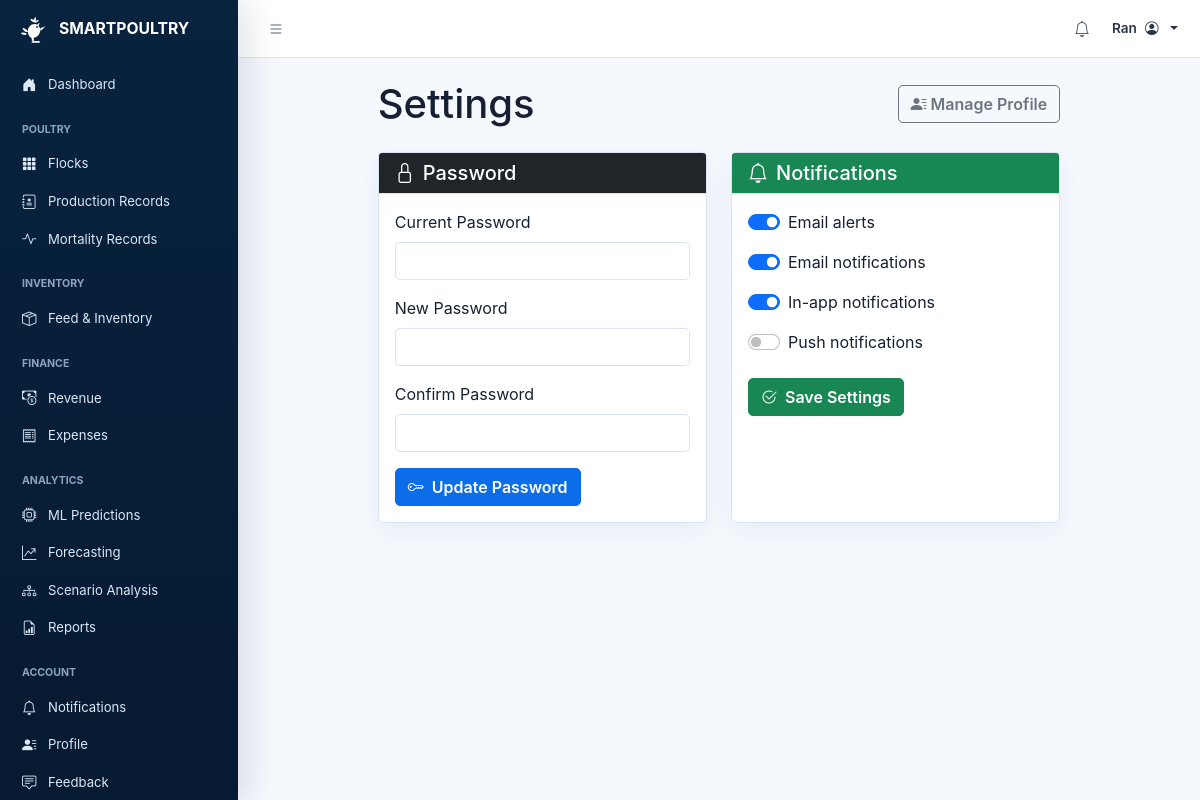
The app's page /settings/ (signed in) with its own data.
### smartpoultry/accounts/models.py (models this page shows, shortened)
class UserProfile(AbstractUser):
    ROLE_CHOICES = [
        ('admin', 'Farm Administrator'),
        ('manager', 'Farm Manager'),
        ('staff', 'Staff Member'),
        ('viewer', 'Viewer Only'),
    ]
    phone = models.CharField(max_length=20, blank=True)
    role = models.CharField(max_length=20, choices=ROLE_CHOICES, default='staff')
    farm = models.ForeignKey('core.Farm', on_delete=models.CASCADE, null=True, blank=True)
    is_active_user = models.BooleanField(default=True)
    created_at = models.DateTimeField(auto_now_add=True)
    updated_at = models.DateTimeField(auto_now=True)
    class Meta:
        verbose_name_plural = "User Profiles"

### smartpoultry/notifications/models.py (models this page shows, shortened)
class NotificationPreference(models.Model):
    user = models.OneToOneField(User, on_delete=models.CASCADE, related_name='notification_preference')
    email_alerts = models.BooleanField(default=True)
    email_notifications = models.BooleanField(default=True)
    in_app_notifications = models.BooleanField(default=True)
    push_notifications = models.BooleanField(default=False)
    alert_types = models.ManyToManyField('self', blank=True, symmetrical=False)
    quiet_hours_start = models.TimeField(null=True, blank=True)
    quiet_hours_end = models.TimeField(null=True, blank=True)
    updated_at = models.DateTimeField(auto_now=True)
    class Meta:
        verbose_name_plural = "Notification Preferences"

### smartpoultry/core/views.py (the view, shortened to what this page needs)
# urls.py: path('settings/', views.settings_view, name='settings'),
@login_required(login_url='login')
def settings_view(request):
    preference = None
    try:
        from notifications.models import NotificationPreference
        preference, _ = NotificationPreference.objects.get_or_create(user=request.user)
    except Exception:
        preference = None
    return render(request, 'settings.html', {'preference': preference})

### smartpoultry/templates/settings.html (shortened to what this page needs)
{% extends 'base.html' %}
{% block content %}
<div class="row justify-content-center">
    <div class="col-lg-9">
        <div class="d-flex justify-content-between align-items-center mb-4">
            <h1 class="mb-0">Settings</h1>
            <a href="{% url 'profile' %}" class="btn btn-outline-secondary">
                <i class="bi bi-person-lines-fill"></i> Manage Profile
            </a>
        </div>
        <div class="row">
            <div class="col-md-6 mb-4">
                <div class="card h-100">
                    <div class="card-header bg-dark text-white">
                        <h5 class="mb-0"><i class="bi bi-lock me-2"></i>Password</h5>
                    </div>
                    <div class="card-body">
                        <form method="post">
                            <div class="mb-3">
                                <label for="current_password" class="form-label">Current Password</label>
                                <input type="password" class="form-control" id="current_password" name="current_password" required>
                            </div>
                            <div class="mb-3">
                                <label for="new_password" class="form-label">New Password</label>
                                <input type="password" class="form-control" id="new_password" name="new_password" required>
                            </div>
                            <div class="mb-3">
                                <label for="confirm_password" class="form-label">Confirm Password</label>
                                <input type="password" class="form-control" id="confirm_password" name="confirm_password" required>
                            </div>
                            <button type="submit" class="btn btn-primary">
                                <i class="bi bi-key me-1"></i> Update Password
                            </button>
                        </form>
                    </div>
                </div>
            </div>
            <div class="col-md-6 mb-4">
                <div class="card h-100">
                    <div class="card-header bg-success text-white">
                        <h5 class="mb-0"><i class="bi bi-bell me-2"></i>Notifications</h5>
                    </div>
                    <div class="card-body">
                        <form method="post">
                            <div class="form-check form-switch mb-3">
                                <input class="form-check-input" type="checkbox" id="email_alerts" name="email_alerts" {% if preference.email_alerts %}checked{% endif %}>
                                <label class="form-check-label" for="email_alerts">Email alerts</label>
                            </div>
                            <div class="form-check form-switch mb-3">
                                <input class="form-check-input" type="checkbox" id="email_notifications" name="email_notifications" {% if preference.email_notifications %}checked{% endif %}>
                                <label class="form-check-label" for="email_notifications">Email notifications</label>
                            </div>
                            <div class="form-check form-switch mb-3">
                                <input class="form-check-input" type="checkbox" id="in_app_notifications" name="in_app_notifications" {% if preference.in_app_notifications %}checked{% endif %}>
                                <label class="form-check-label" for="in_app_notifications">In-app notifications</label>
                            </div>
                            <div class="form-check form-switch mb-4">
                                <input class="form-check-input" type="checkbox" id="push_notifications" name="push_notifications" {% if preference.push_notifications %}checked{% endif %}>
                                <label class="form-check-label" for="push_notifications">Push notifications</label>
                            </div>
                            <button type="submit" class="btn btn-success" {% if not preference %}disabled{% endif %}>
                                <i class="bi bi-check2-circle me-1"></i> Save Settings
                            </button>
                        </form>
                    </div>
                </div>
            </div>
        </div>
    </div>
</div>
{% endblock %}

### smartpoultry/templates/base.html (shortened to what this page needs)
<!DOCTYPE html>
<html lang="en">
<head>
    <link href="https://cdn.jsdelivr.net/npm/bootstrap@5.1.3/dist/css/bootstrap.min.css" rel="stylesheet">
    <link rel="stylesheet" href="https://cdn.jsdelivr.net/npm/bootstrap-icons@1.7.2/font/bootstrap-icons.css">
    {% load static %}
    <link rel="stylesheet" href="{% static 'css/style.css' %}">
</head>
<body>
    {% if user.is_authenticated and user.is_staff or user.is_authenticated and user.is_superuser %}
        <div class="admin-shell">
            <aside class="admin-sidebar">
                <a class="admin-brand" href="{% url 'admin_dashboard' %}">
                    <img src="{% static 'images/rooster-logo.svg' %}" alt="SMARTPOULTRY logo" class="brand-logo admin-brand-logo">
                    <span>SMARTPOULTRY<small>ADMIN PANEL</small></span>
                </a>
                <nav class="admin-nav">
                    <a class="admin-nav-link {% if request.path == '/admin-dashboard/' %}active{% endif %}" href="{% url 'admin_dashboard' %}">
                        <i class="bi bi-house-door"></i> Dashboard
                    </a>
                    <a class="admin-nav-link {% if request.path == '/admin-dashboard/feedback/' %}active{% endif %}" href="{% url 'admin_feedback' %}">
                        <i class="bi bi-chat-dots"></i> Feedback
                    </a>
                    <a class="admin-nav-link {% if request.path == '/profile/' %}active{% endif %}" href="{% url 'profile' %}">
                        <i class="bi bi-person"></i> Admin Profile
                    </a>
                    <a class="admin-nav-link" href="{% url 'logout' %}">
                        <i class="bi bi-box-arrow-right"></i> Logout
                    </a>
                </nav>
                <div class="admin-sidebar-card">
                    <span class="admin-avatar"><i class="bi bi-shield-fill-check"></i></span>
                    <div>
                        <strong>Administrator</strong>
                        <small>System Administrator</small>
                    </div>
                </div>
            </aside>
            <div class="admin-main">
                <header class="admin-topbar">
                    <button class="topbar-icon" type="button" aria-label="Menu"><i class="bi bi-list"></i></button>
                    <div>
                        <h1>{% block admin_title %}Dashboard{% endblock %}</h1>
                        <p>Welcome back, Administrator!</p>
                    </div>
                    <div class="topbar-spacer"></div>
                    <a class="admin-bell" href="{% url 'admin_feedback' %}" aria-label="Feedback">
                        <i class="bi bi-bell"></i>
                        <span>{{ stats.new_feedback|default:"0" }}</span>
                    </a>
                    <div class="dropdown">
                        <a class="admin-user dropdown-toggle" href="#" id="adminAccountDropdown" role="button" data-bs-toggle="dropdown">
                            <span class="admin-user-initial">{{ user.username|first|upper }}</span>
                            <span>{{ user.username }}</span>
                        </a>
                        <ul class="dropdown-menu dropdown-menu-end" aria-labelledby="adminAccountDropdown">
                            <li><a class="dropdown-item" href="{% url 'profile' %}"><i class="bi bi-person-lines-fill me-2"></i> Admin Profile</a></li>
                            <li><a class="dropdown-item" href="/admin/"><i class="bi bi-shield-lock me-2"></i> Django Admin</a></li>
                            <li><hr class="dropdown-divider"></li>
                            <li><a class="dropdown-item text-danger" href="{% url 'logout' %}"><i class="bi bi-box-arrow-right me-2"></i> Logout</a></li>
                        </ul>
                    </div>
                </header>
                <main class="admin-content">
    {% elif user.is_authenticated %}
        <div class="app-shell">
            <aside class="app-sidebar">
                <a class="sidebar-brand" href="{% url 'dashboard' %}">
                    <img src="{% static 'images/rooster-logo.svg' %}" alt="SMARTPOULTRY logo" class="brand-logo">
                    <span>SMARTPOULTRY</span>
                </a>
                <nav class="sidebar-nav">
                    <a class="sidebar-link {% if request.path == '/dashboard/' %}active{% endif %}" href="{% url 'dashboard' %}">
                        <i class="bi bi-house-door-fill"></i> Dashboard
                    </a>
                    <div class="sidebar-section">Poultry</div>
                    <a class="sidebar-link {% if request.path == '/flocks/' %}active{% endif %}" href="{% url 'flocks' %}">
                        <i class="bi bi-grid-3x3-gap-fill"></i> Flocks
                    </a>
                    <a class="sidebar-link {% if request.path == '/production-records/' %}active{% endif %}" href="{% url 'production_records' %}">
                        <i class="bi bi-journal-medical"></i> Production Records
                    </a>
                    <a class="sidebar-link {% if request.path == '/mortality-records/' %}active{% endif %}" href="{% url 'mortality_records' %}">
                        <i class="bi bi-activity"></i> Mortality Records
                    </a>
                    <div class="sidebar-section">Inventory</div>
                    <a class="sidebar-link {% if request.path == '/inventory/' %}active{% endif %}" href="{% url 'inventory' %}">
                        <i class="bi bi-box-seam"></i> Feed & Inventory
                    </a>
                    <div class="sidebar-section">Finance</div>
                    <a class="sidebar-link {% if request.path == '/revenue/' %}active{% endif %}" href="{% url 'revenue' %}">
                        <i class="bi bi-cash-coin"></i> Revenue
                    </a>
                    <a class="sidebar-link {% if request.path == '/expenses/' %}active{% endif %}" href="{% url 'expenses' %}">
                        <i class="bi bi-receipt"></i> Expenses
                    </a>
                    <div class="sidebar-section">Analytics</div>
                    <a class="sidebar-link {% if request.path == '/analytics/' %}active{% endif %}" href="{% url 'analytics' %}">
                        <i class="bi bi-cpu"></i> ML Predictions
                    </a>
                    <a class="sidebar-link {% if request.path == '/forecasting/' %}active{% endif %}" href="{% url 'forecasting' %}">
                        <i class="bi bi-graph-up-arrow"></i> Forecasting
                    </a>
                    <a class="sidebar-link {% if request.path == '/scenario-analysis/' %}active{% endif %}" href="{% url 'scenario_analysis' %}">
                        <i class="bi bi-diagram-3"></i> Scenario Analysis
                    </a>
                    <a class="sidebar-link {% if request.path == '/reports/' %}active{% endif %}" href="{% url 'reports' %}">
                        <i class="bi bi-file-earmark-bar-graph"></i> Reports
                    </a>
                    <div class="sidebar-section">Account</div>
                    <a class="sidebar-link {% if request.path == '/notifications/' %}active{% endif %}" href="{% url 'notifications_page' %}">
                        <i class="bi bi-bell"></i> Notifications
                    </a>
                    <a class="sidebar-link {% if request.path == '/profile/' %}active{% endif %}" href="{% url 'profile' %}">
                        <i class="bi bi-person-lines-fill"></i> Profile
                    </a>
                    <a class="sidebar-link {% if request.path == '/feedback/' %}active{% endif %}" href="{% url 'feedback' %}">
                        <i class="bi bi-chat-square-text"></i> Feedback
                    </a>
                </nav>
            </aside>
            <div class="app-main">
                <header class="app-topbar">
                    <button class="topbar-icon" type="button" aria-label="Menu"><i class="bi bi-list"></i></button>
                    <a class="topbar-icon" href="{% url 'notifications_page' %}" aria-label="Notifications"><i class="bi bi-bell"></i></a>
                    <div class="dropdown">
                        <a class="topbar-user dropdown-toggle" href="#" id="accountDropdown" role="button" data-bs-toggle="dropdown">
                            <span>{{ user.username }}</span>
                            <i class="bi bi-person-circle"></i>
                        </a>
                    </div>
                </header>
                <main class="app-content">
    {% else %}
        <main>
    {% endif %}
            {% block content %}{% endblock %}
        </main>
    {% if user.is_authenticated and user.is_staff or user.is_authenticated and user.is_superuser %}
            </div>
        </div>
    {% elif user.is_authenticated %}
            </div>
        </div>
    {% endif %}
    {% load static %}
</body>
</html>

### records on screen
UserProfile: username "Ran"
NotificationPreference: email_alerts "☑", email_notifications "☑", in_app_notifications "☑"
